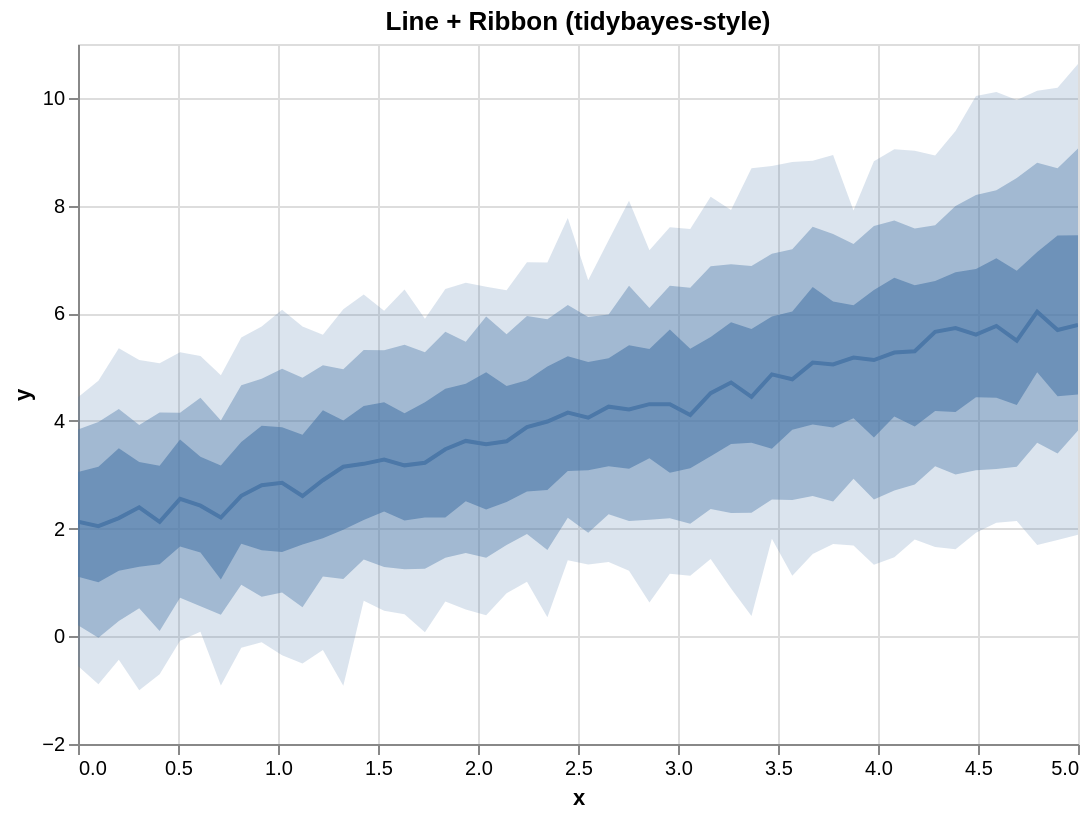

Vega-Lite specification stored for this chart:
### Vega-Lite specification from a JSON file in a GitHub repository (floating-point values rounded to 4 significant figures)
{"$schema": "https://vega.github.io/schema/vega-lite/v5.json", "config": {"axis": {"labelLimit": 0}, "header": {"labelLimit": 0}, "legend": {"labelLimit": 0}}, "data": {"values": [{"__median__": 4.212, "hi_0_5_": 5.407, "hi_0_8_": 6.511, "hi_0_95_": 8.09, "lo_0_5_": 3.113, "lo_0_8_": 2.14, "lo_0_95_": 1.215, "x": 2.755}, {"__median__": 2.898, "hi_0_5_": 4.196, "hi_0_8_": 5.033, "hi_0_95_": 5.598, "lo_0_5_": 1.82, "lo_0_8_": 1.113, "lo_0_95_": -0.2526, "x": 1.224}, {"__median__": 4.714, "hi_0_5_": 5.832, "hi_0_8_": 6.911, "hi_0_95_": 7.917, "lo_0_5_": 3.571, "lo_0_8_": 2.29, "lo_0_95_": 0.8901, "x": 3.265}, {"__median__": 5.049, "hi_0_5_": 6.217, "hi_0_8_": 7.473, "hi_0_95_": 8.938, "lo_0_5_": 3.877, "lo_0_8_": 2.503, "lo_0_95_": 1.715, "x": 3.776}, {"__median__": 5.602, "hi_0_5_": 6.821, "hi_0_8_": 8.194, "hi_0_95_": 10.04, "lo_0_5_": 4.439, "lo_0_8_": 3.082, "lo_0_95_": 1.924, "x": 4.49}, {"__median__": 2.046, "hi_0_5_": 3.148, "hi_0_8_": 3.98, "hi_0_95_": 4.748, "lo_0_5_": 1.002, "lo_0_8_": -0.02499, "lo_0_95_": -0.8889, "x": 0.102}, {"__median__": 5.27, "hi_0_5_": 6.66, "hi_0_8_": 7.721, "hi_0_95_": 9.045, "lo_0_5_": 4.082, "lo_0_8_": 2.708, "lo_0_95_": 1.469, "x": 4.082}, {"__median__": 2.396, "hi_0_5_": 3.239, "hi_0_8_": 3.924, "hi_0_95_": 5.133, "lo_0_5_": 1.293, "lo_0_8_": 0.5197, "lo_0_95_": -1.001, "x": 0.3061}, {"__median__": 6.029, "hi_0_5_": 7.135, "hi_0_8_": 8.793, "hi_0_95_": 10.13, "lo_0_5_": 4.903, "lo_0_8_": 3.595, "lo_0_95_": 1.697, "x": 4.796}, {"__median__": 3.989, "hi_0_5_": 5.012, "hi_0_8_": 5.886, "hi_0_95_": 6.941, "lo_0_5_": 2.718, "lo_0_8_": 1.604, "lo_0_95_": 0.3556, "x": 2.347}, {"__median__": 2.196, "hi_0_5_": 3.494, "hi_0_8_": 4.221, "hi_0_95_": 5.351, "lo_0_5_": 1.217, "lo_0_8_": 0.2856, "lo_0_95_": -0.4351, "x": 0.2041}, {"__median__": 4.516, "hi_0_5_": 5.56, "hi_0_8_": 6.875, "hi_0_95_": 8.162, "lo_0_5_": 3.342, "lo_0_8_": 2.363, "lo_0_95_": 1.435, "x": 3.163}, {"__median__": 5.295, "hi_0_5_": 6.521, "hi_0_8_": 7.575, "hi_0_95_": 9.019, "lo_0_5_": 3.895, "lo_0_8_": 2.818, "lo_0_95_": 1.797, "x": 4.184}, {"__median__": 3.885, "hi_0_5_": 4.756, "hi_0_8_": 5.95, "hi_0_95_": 6.948, "lo_0_5_": 2.689, "lo_0_8_": 1.901, "lo_0_95_": 1.011, "x": 2.245}, {"__median__": 4.06, "hi_0_5_": 5.096, "hi_0_8_": 5.932, "hi_0_95_": 6.614, "lo_0_5_": 3.085, "lo_0_8_": 1.923, "lo_0_95_": 1.333, "x": 2.551}, {"__median__": 2.851, "hi_0_5_": 3.882, "hi_0_8_": 4.967, "hi_0_95_": 6.065, "lo_0_5_": 1.565, "lo_0_8_": 0.8114, "lo_0_95_": -0.3501, "x": 1.02}, {"__median__": 4.773, "hi_0_5_": 6.034, "hi_0_8_": 7.189, "hi_0_95_": 8.808, "lo_0_5_": 3.837, "lo_0_8_": 2.529, "lo_0_95_": 1.125, "x": 3.571}, {"__median__": 5.13, "hi_0_5_": 6.433, "hi_0_8_": 7.621, "hi_0_95_": 8.822, "lo_0_5_": 3.694, "lo_0_8_": 2.541, "lo_0_95_": 1.327, "x": 3.98}, {"__median__": 2.206, "hi_0_5_": 3.171, "hi_0_8_": 4.006, "hi_0_95_": 4.85, "lo_0_5_": 1.057, "lo_0_8_": 0.4023, "lo_0_95_": -0.913, "x": 0.7143}, {"__median__": 5.655, "hi_0_5_": 6.601, "hi_0_8_": 7.636, "hi_0_95_": 8.927, "lo_0_5_": 4.184, "lo_0_8_": 3.16, "lo_0_95_": 1.658, "x": 4.286}, {"__median__": 2.609, "hi_0_5_": 3.61, "hi_0_8_": 4.662, "hi_0_95_": 5.55, "lo_0_5_": 1.72, "lo_0_8_": 0.9556, "lo_0_95_": -0.2107, "x": 0.8163}, {"__median__": 4.265, "hi_0_5_": 5.164, "hi_0_8_": 5.974, "hi_0_95_": 7.354, "lo_0_5_": 3.16, "lo_0_8_": 2.266, "lo_0_95_": 1.379, "x": 2.653}, {"__median__": 5.688, "hi_0_5_": 7.442, "hi_0_8_": 8.694, "hi_0_95_": 10.19, "lo_0_5_": 4.458, "lo_0_8_": 3.397, "lo_0_95_": 1.789, "x": 4.898}, {"__median__": 4.312, "hi_0_5_": 5.337, "hi_0_8_": 6.098, "hi_0_95_": 7.172, "lo_0_5_": 3.307, "lo_0_8_": 2.163, "lo_0_95_": 0.6295, "x": 2.857}, {"__median__": 3.474, "hi_0_5_": 4.595, "hi_0_8_": 5.657, "hi_0_95_": 6.45, "lo_0_5_": 2.208, "lo_0_8_": 1.459, "lo_0_95_": 0.6485, "x": 1.837}, {"__median__": 5.083, "hi_0_5_": 6.486, "hi_0_8_": 7.604, "hi_0_95_": 8.83, "lo_0_5_": 3.934, "lo_0_8_": 2.604, "lo_0_95_": 1.527, "x": 3.673}, {"__median__": 3.622, "hi_0_5_": 4.649, "hi_0_8_": 5.611, "hi_0_95_": 6.426, "lo_0_5_": 2.494, "lo_0_8_": 1.694, "lo_0_95_": 0.8001, "x": 2.143}, {"__median__": 5.49, "hi_0_5_": 6.79, "hi_0_8_": 8.512, "hi_0_95_": 9.962, "lo_0_5_": 4.295, "lo_0_8_": 3.151, "lo_0_95_": 2.14, "x": 4.694}, {"__median__": 3.149, "hi_0_5_": 4.008, "hi_0_8_": 4.961, "hi_0_95_": 6.072, "lo_0_5_": 1.979, "lo_0_8_": 1.066, "lo_0_95_": -0.92, "x": 1.327}, {"__median__": 2.553, "hi_0_5_": 3.653, "hi_0_8_": 4.153, "hi_0_95_": 5.273, "lo_0_5_": 1.667, "lo_0_8_": 0.7158, "lo_0_95_": -0.08218, "x": 0.5102}, {"__median__": 4.155, "hi_0_5_": 5.202, "hi_0_8_": 6.153, "hi_0_95_": 7.77, "lo_0_5_": 3.069, "lo_0_8_": 2.203, "lo_0_95_": 1.412, "x": 2.449}, {"__median__": 4.112, "hi_0_5_": 5.343, "hi_0_8_": 6.475, "hi_0_95_": 7.563, "lo_0_5_": 3.122, "lo_0_8_": 2.091, "lo_0_95_": 1.123, "x": 3.061}, {"__median__": 5.781, "hi_0_5_": 7.446, "hi_0_8_": 9.059, "hi_0_95_": 10.63, "lo_0_5_": 4.489, "lo_0_8_": 3.824, "lo_0_95_": 1.887, "x": 5.0}, {"__median__": 5.764, "hi_0_5_": 7.022, "hi_0_8_": 8.283, "hi_0_95_": 10.11, "lo_0_5_": 4.429, "lo_0_8_": 3.108, "lo_0_95_": 2.109, "x": 4.592}, {"__median__": 2.426, "hi_0_5_": 3.335, "hi_0_8_": 4.431, "hi_0_95_": 5.205, "lo_0_5_": 1.554, "lo_0_8_": 0.5591, "lo_0_95_": 0.08342, "x": 0.6122}, {"__median__": 3.629, "hi_0_5_": 4.691, "hi_0_8_": 5.469, "hi_0_95_": 6.565, "lo_0_5_": 2.509, "lo_0_8_": 1.546, "lo_0_95_": 0.4974, "x": 1.939}, {"__median__": 3.282, "hi_0_5_": 4.347, "hi_0_8_": 5.313, "hi_0_95_": 6.046, "lo_0_5_": 2.318, "lo_0_8_": 1.288, "lo_0_95_": 0.4737, "x": 1.531}, {"__median__": 5.175, "hi_0_5_": 6.147, "hi_0_8_": 7.285, "hi_0_95_": 7.909, "lo_0_5_": 4.048, "lo_0_8_": 2.925, "lo_0_95_": 1.688, "x": 3.878}, {"__median__": 3.567, "hi_0_5_": 4.903, "hi_0_8_": 5.941, "hi_0_95_": 6.493, "lo_0_5_": 2.354, "lo_0_8_": 1.461, "lo_0_95_": 0.3894, "x": 2.041}, {"__median__": 3.203, "hi_0_5_": 4.279, "hi_0_8_": 5.319, "hi_0_95_": 6.346, "lo_0_5_": 2.16, "lo_0_8_": 1.425, "lo_0_95_": 0.6625, "x": 1.429}, {"__median__": 2.126, "hi_0_5_": 3.169, "hi_0_8_": 4.156, "hi_0_95_": 5.073, "lo_0_5_": 1.337, "lo_0_8_": 0.09956, "lo_0_95_": -0.703, "x": 0.4082}, {"__median__": 4.448, "hi_0_5_": 5.708, "hi_0_8_": 6.878, "hi_0_95_": 8.693, "lo_0_5_": 3.593, "lo_0_8_": 2.297, "lo_0_95_": 0.3766, "x": 3.367}, {"__median__": 2.128, "hi_0_5_": 3.05, "hi_0_8_": 3.842, "hi_0_95_": 4.441, "lo_0_5_": 1.108, "lo_0_8_": 0.2067, "lo_0_95_": -0.552, "x": 0.0}, {"__median__": 5.724, "hi_0_5_": 6.762, "hi_0_8_": 7.991, "hi_0_95_": 9.382, "lo_0_5_": 4.166, "lo_0_8_": 3.004, "lo_0_95_": 1.617, "x": 4.388}, {"__median__": 2.807, "hi_0_5_": 3.913, "hi_0_8_": 4.781, "hi_0_95_": 5.756, "lo_0_5_": 1.6, "lo_0_8_": 0.7341, "lo_0_95_": -0.1102, "x": 0.9184}, {"__median__": 3.224, "hi_0_5_": 4.345, "hi_0_8_": 5.278, "hi_0_95_": 5.898, "lo_0_5_": 2.205, "lo_0_8_": 1.255, "lo_0_95_": 0.07764, "x": 1.735}, {"__median__": 4.309, "hi_0_5_": 5.698, "hi_0_8_": 6.509, "hi_0_95_": 7.598, "lo_0_5_": 3.037, "lo_0_8_": 2.192, "lo_0_95_": 1.164, "x": 2.959}, {"__median__": 3.175, "hi_0_5_": 4.142, "hi_0_8_": 5.413, "hi_0_95_": 6.442, "lo_0_5_": 2.151, "lo_0_8_": 1.245, "lo_0_95_": 0.4106, "x": 1.633}, {"__median__": 4.864, "hi_0_5_": 5.941, "hi_0_8_": 7.107, "hi_0_95_": 8.735, "lo_0_5_": 3.482, "lo_0_8_": 2.541, "lo_0_95_": 1.81, "x": 3.469}, {"__median__": 2.606, "hi_0_5_": 3.743, "hi_0_8_": 4.8, "hi_0_95_": 5.756, "lo_0_5_": 1.704, "lo_0_8_": 0.5397, "lo_0_95_": -0.5063, "x": 1.122}]}, "height": 350, "layer": [{"_lr_layer": true, "encoding": {"tooltip": [{"field": "x", "title": "x", "type": "quantitative"}, {"field": "__median__", "title": "median", "type": "quantitative"}, {"field": "lo_0_95_", "title": "95% lo", "type": "quantitative"}, {"field": "hi_0_95_", "title": "95% hi", "type": "quantitative"}], "x": {"field": "x", "scale": {"zero": false}, "type": "quantitative"}, "y": {"field": "lo_0_95_", "scale": {"zero": false}, "title": "y", "type": "quantitative"}, "y2": {"field": "hi_0_95_"}}, "mark": {"line": false, "opacity": 0.2, "type": "area"}, "params": [{"bind": "scales", "name": "grid", "select": {"encodings": ["x", "y"], "type": "interval"}}]}, {"_lr_layer": true, "encoding": {"tooltip": [{"field": "x", "title": "x", "type": "quantitative"}, {"field": "__median__", "title": "median", "type": "quantitative"}, {"field": "lo_0_95_", "title": "95% lo", "type": "quantitative"}, {"field": "hi_0_95_", "title": "95% hi", "type": "quantitative"}], "x": {"field": "x", "scale": {"zero": false}, "type": "quantitative"}, "y": {"field": "lo_0_8_", "scale": {"zero": false}, "title": "y", "type": "quantitative"}, "y2": {"field": "hi_0_8_"}}, "mark": {"line": false, "opacity": 0.4, "type": "area"}}, {"_lr_layer": true, "encoding": {"tooltip": [{"field": "x", "title": "x", "type": "quantitative"}, {"field": "__median__", "title": "median", "type": "quantitative"}, {"field": "lo_0_95_", "title": "95% lo", "type": "quantitative"}, {"field": "hi_0_95_", "title": "95% hi", "type": "quantitative"}], "x": {"field": "x", "scale": {"zero": false}, "type": "quantitative"}, "y": {"field": "lo_0_5_", "scale": {"zero": false}, "title": "y", "type": "quantitative"}, "y2": {"field": "hi_0_5_"}}, "mark": {"line": false, "opacity": 0.6, "type": "area"}}, {"_lr_layer": true, "encoding": {"tooltip": [{"field": "x", "title": "x", "type": "quantitative"}, {"field": "__median__", "title": "median", "type": "quantitative"}, {"field": "lo_0_95_", "title": "95% lo", "type": "quantitative"}, {"field": "hi_0_95_", "title": "95% hi", "type": "quantitative"}], "x": {"field": "x", "scale": {"zero": false}, "type": "quantitative"}, "y": {"field": "__median__", "scale": {"zero": false}, "title": "y", "type": "quantitative"}}, "mark": {"strokeWidth": 2, "type": "line"}}], "title": "Line + Ribbon (tidybayes-style)", "width": 500}
